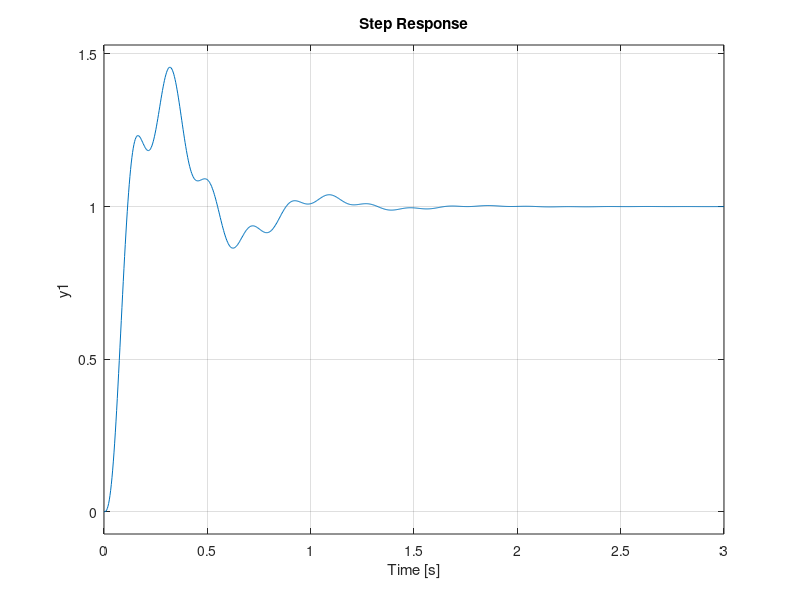

MATLAB code to generate this figure:
clc
clear
close all

% PID Controller
numerator = [200];
denominator = [0.0001,0.011,0.24,10.4,0];
G = tf(numerator, denominator);
[Gm,Pm,Wg,Wp] = margin(G);
Kc = Gm;
Tc = 2*pi/Wg;

% pid controller
Kp = 0.6*Kc;
Ti = 0.5*Tc;
Td = 0.12*Tc;
s=tf('s');
C = Kp*(1 + ((1/Ti)/s) + Td*s)

CL = feedback(C*G,1);
figure;
step(CL)